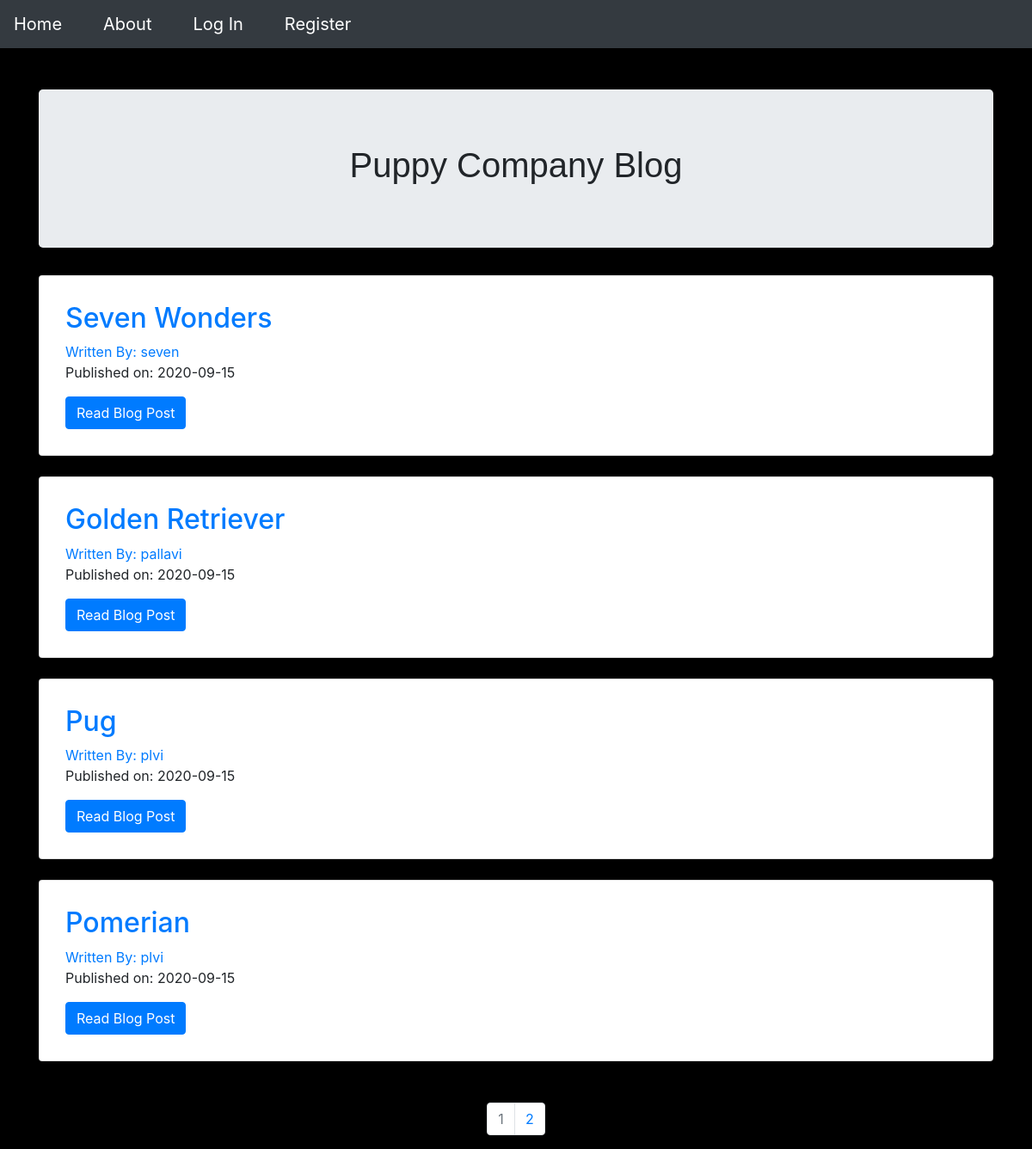
Before: / with the older database file.
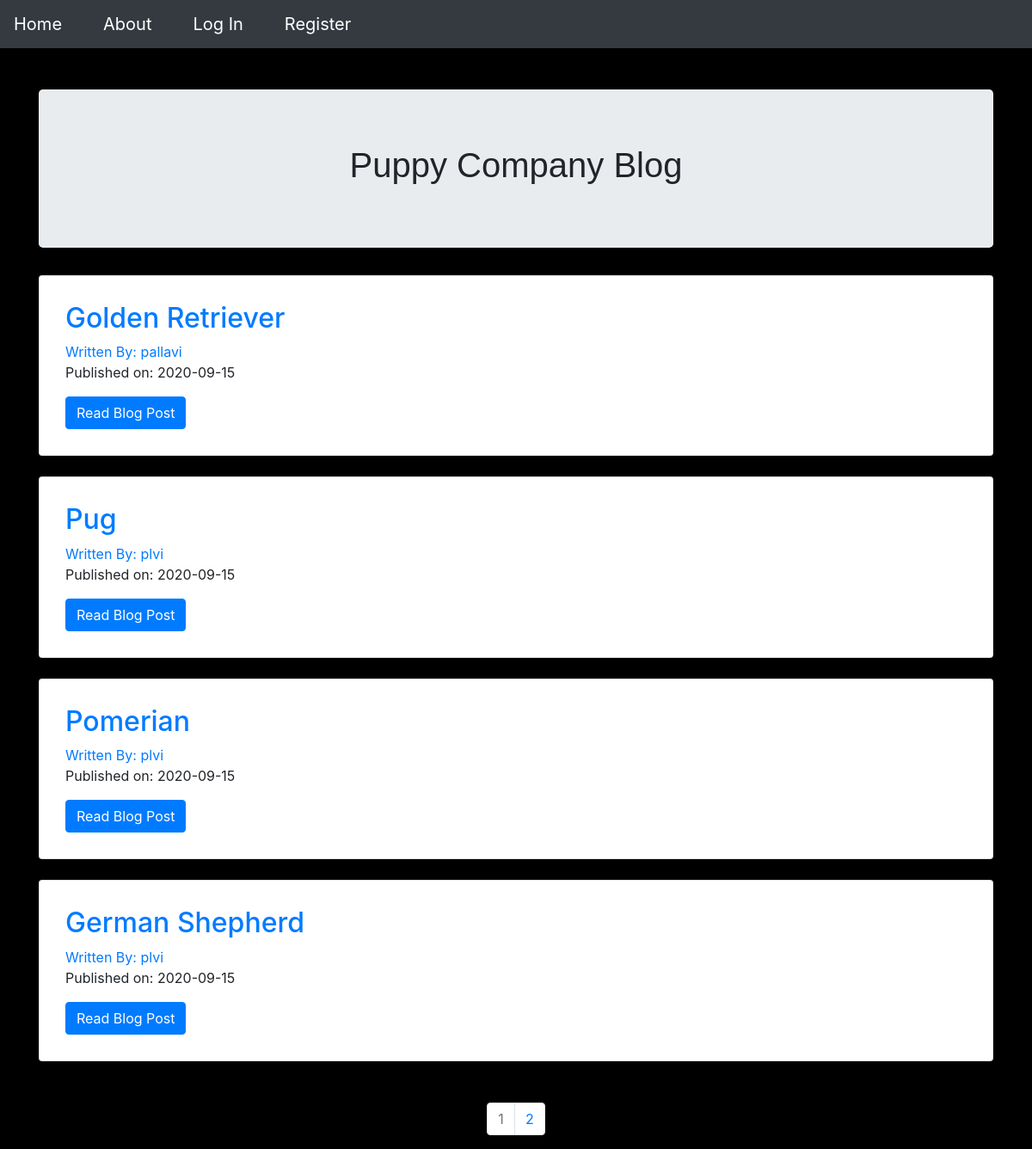
After: the same page with the newer database file.
### puppycompanyblog/models.py (models this page shows, shortened)
class BlogPost(db.Model):
    users = db.relationship(User)
    id = db.Column(db.Integer, primary_key=True)
    user_id = db.Column(db.Integer, db.ForeignKey('users.id'), nullable=False)
    date = db.Column(db.DateTime, nullable=False, default=datetime.utcnow)
    title = db.Column(db.String(140), nullable=False)
    text = db.Column(db.Text, nullable=False)

class User(db.Model, UserMixin):
    __tablename__ = 'users'
    id = db.Column(db.Integer, primary_key=True)
    profile_image = db.Column(
        db.String(64), nullable=False, default='default_profile.jpg')
    email = db.Column(db.String(64), unique=True, index=True)
    username = db.Column(db.String(64), unique=True, index=True)
    pasword_hash = db.Column(db.String(128))
    posts = db.relationship('BlogPost', backref='author', lazy=True)

### puppycompanyblog/core/views.py (the view)
@core.route('/')
def index():
    page = request.args.get('page', 1, type=int)
    blog_posts = BlogPost.query.order_by(BlogPost.date.desc()).paginate(page=page, per_page=4)\
    return render_template('index.html', blog_posts=blog_posts)

### puppycompanyblog/templates/index.html
{% extends "base.html" %} {% block content %}
<div class="jumbotron">
  <center>
    <h1 style="font-family:'Lucida Sans', 'Lucida Sans Regular', 'Lucida Grande', 'Lucida Sans Unicode', Geneva, Verdana, sans-serif">Puppy Company Blog</h1>
  </center>
</div>
<div class="conatiner">
  {% for post in blog_posts.items %}
  <div class="card" style="padding: 30px;">
    <div class="card-cody">
      <h2>
        <a
          href="{{url_for('blog_posts.blog_post',blog_post_id = post.id)}}"
          class="card-title"
          >{{post.title}}</a
        >
      </h2>
      <a href="{{url_for('users.user_posts',username=post.author.username)}}"
        >Written By: {{post.author.username}}</a
      >
      <p>Published on: {{post.date.strftime('%Y-%m-%d')}}</p>
      <a
        href="{{url_for('blog_posts.blog_post',blog_post_id = post.id)}}"
        class="btn btn-primary"
        >Read Blog Post</a
      >
    </div>
  </div>
  <br>
  {% endfor %}
</div>
<br>
<nav aria-label="Page navigation example">
  <ul class="pagination justify-content-center">
    {% for page_num in blog_posts.iter_pages(left_edge=1,right_edge=1,left_current=1,right_current=2) %}
      {%if blog_posts.page == page_num %}
      <li class="page-item disabled">
        <a href="{{url_for('core.index',page=page_num)}}" class="page-link">{{page_num}}</a>
      </li>
      {% else %}
      <li class="page-item">
        <a href="{{url_for('core.index',page=page_num)}}" class="page-link">{{page_num}}</a>
      </li>
      {% endif %}
    {% endfor %}
  </ul>
</nav
{% endblock %}

Changed rows visible on the page:
removed BlogPost: title "Seven Wonders", author.username "seven", date "2020-09-15"
now on this page (row unchanged): BlogPost: title "German Shepherd", author.username "plvi", date "2020-09-15"
